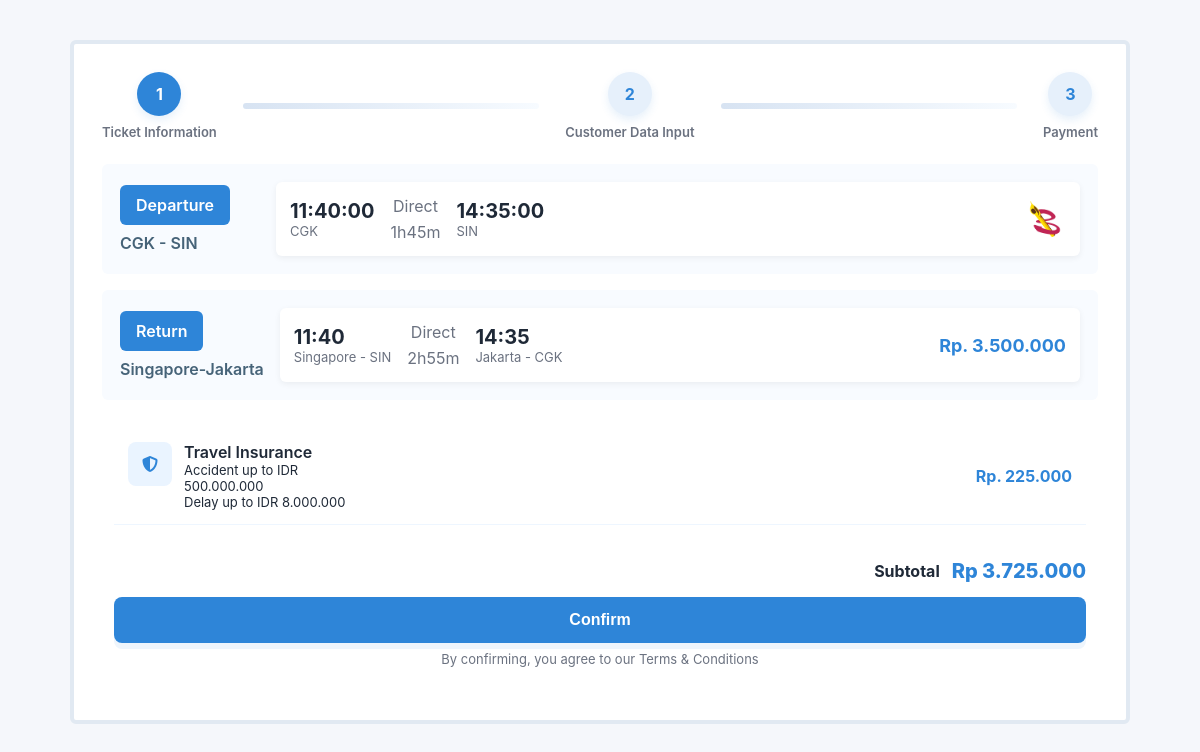
Page /pages/ticket-info.php?flight_id=1 on the committed database.
### tables this page shows
CREATE TABLE `flights` (
  `flight_id` int NOT NULL,
  `airline` varchar(100) DEFAULT NULL,
  `airline_logo` varchar(255) DEFAULT NULL,
  `departure_airport` varchar(20) NOT NULL,
  `departure_airport_name` varchar(100) DEFAULT NULL,
  `departure_city` varchar(100) DEFAULT NULL,
  `departure_time` time NOT NULL,
  `arrival_airport` varchar(20) NOT NULL,
  `arrival_airport_name` varchar(100) DEFAULT NULL,
  `arrival_city` varchar(100) DEFAULT NULL,
  `arrival_time` time NOT NULL,
  `flight_date` date DEFAULT NULL,
  `flight_code` varchar(20) DEFAULT NULL,
  `flight_class` varchar(50) DEFAULT NULL,
  `baggage_weight` int DEFAULT '0',
  `cabin_baggage_weight` int DEFAULT '0',
  `duration` varchar(20) DEFAULT NULL,
  `price` int NOT NULL,
  `available_seats` int NOT NULL DEFAULT '150'
);

### pages/ticket-info.php (the view, shortened to what this page needs)
<?php
include __DIR__ . "/../backend/config/db-connection.php";
$db = null;
if (isset($connection)) $db = $connection;
elseif (isset($conn)) $db = $conn;
else {
    die("Database connection not found. Check db-connection.php path and variable name.");
}
$flight_id = intval($_GET['flight_id']);
$stmt = $db->prepare("SELECT * FROM flights WHERE flight_id = ?");
$stmt->bind_param("i", $flight_id);
$stmt->execute();
$result = $stmt->get_result();
$flight = $result->fetch_assoc();
$insurance = 225000;
$price = isset($flight['price']) ? (int)$flight['price'] : 0;
$total_price = $price + $insurance;
function e($v) { return htmlspecialchars($v ?? '', ENT_QUOTES|ENT_SUBSTITUTE, 'UTF-8'); }
?>
<!DOCTYPE html>
<html lang="en">
<head>
    <link rel="stylesheet" href="/styles/ticket-info.css" />
    <link rel="stylesheet" href="https://cdnjs.cloudflare.com/ajax/libs/font-awesome/6.4.0/css/all.min.css">
</head>
<body>
  <main class="ticket-info-container">
    <div class="outer-panel">
      <div class="ticket-header" style="text-align:center; margin-bottom:24px;">
        <div class="progress-steps">
          <div class="step"><div class="step-number active">1</div><div class="step-text">Ticket Information</div></div>
          <div class="step-line"></div>
          <div class="step"><div class="step-number">2</div><div class="step-text">Customer Data Input</div></div>
          <div class="step-line"></div>
          <div class="step"><div class="step-number">3</div><div class="step-text">Payment</div></div>
        </div>
      </div>
      <div class="flight-row">
        <div style="display:flex; gap:16px; align-items:center;">
          <div class="flight-left">
            <div class="tag">Departure</div>
            <div class="route" id="route">
              <?= e($flight['departure_city'] ?? $flight['departure_airport']) ?> - <?= e($flight['arrival_city'] ?? $flight['arrival_airport']) ?>
            </div>
          </div>
          <div class="flight-right">
            <div class="times">
              <div>
                <div class="time" id="departure-time"><?= e($flight['departure_time']) ?></div>
                <div class="location" id="departure-loc">
                  <?= e(($flight['departure_city'] ? $flight['departure_city'] . ' - ' : '') . ($flight['departure_airport'] ?? '')) ?>
                </div>
              </div>
              <div style="text-align:center; color:#6b7280;">
                <div id="flight-type"><?= e($flight['flight_type'] ?? 'Direct') ?></div>
                <div style="margin-top:6px;" id="duration"><?= e($flight['duration'] ?? '') ?></div>
              </div>
              <div>
                <div class="time" id="arrival-time"><?= e($flight['arrival_time']) ?></div>
                <div class="location" id="arrival-loc">
                  <?= e(($flight['arrival_city'] ? $flight['arrival_city'] . ' - ' : '') . ($flight['arrival_airport'] ?? '')) ?>
                </div>
              </div>
            </div>
            <?php if (!empty($flight['airline_logo'])): ?>
              <img id="airline-logo" src="<?= e($flight['airline_logo']) ?>" style="height:36px;" alt="<?= e($flight['airline']) ?>">
            <?php else: ?>
              <div style="font-weight:600; margin-left:8px;"><?= e($flight['airline'] ?? '') ?></div>
            <?php endif; ?>
          </div>
        </div>
      </div>
      <div class="flight-row">
        <div style="display:flex; gap:16px; align-items:center;">
          <div class="flight-left">
            <div class="tag">Return</div>
            <div class="route">Singapore-Jakarta</div>
          </div>
          <div class="flight-right">
            <div class="times">
              <div><div class="time">11:40</div><div class="location">Singapore - SIN</div></div>
              <div style="text-align:center; color:#6b7280;"><div>Direct</div><div style="margin-top:6px;">2h55m</div></div>
              <div><div class="time">14:35</div><div class="location">Jakarta - CGK</div></div>
            </div>
            <div class="price">Rp. <?= number_format($price, 0, ',', '.') ?></div>
          </div>
        </div>
      </div>
      <div class="insurance-list">
        <div class="insurance-option">
          <div style="display:flex; gap:12px;">
            <div class="icon-box"><i class="fas fa-shield-alt"></i></div>
            <div class="insurance-details">
              <div style="font-weight:600;">Travel Insurance</div>
              <div style="font-size:13px;">Accident up to IDR 500.000.000<br>Delay up to IDR 8.000.000</div>
            </div>
          </div>
          <div style="color:#2e85d8; font-weight:700;">
            Rp. <?= number_format($insurance, 0, ',', '.') ?>
          </div>
        </div>
        <div class="subtotal-row" style="margin-top:16px;">
          <div style="font-weight:700;">Subtotal</div>
          <div id="total-price" style="font-size:20px; color:#2e85d8; font-weight:800;">
            Rp <?= number_format($total_price, 0, ',', '.') ?>
          </div>
        </div>
        <button class="confirm-button" onclick="location.href='customer-data-input.php?flight_id=<?= $flight_id ?>'">Confirm</button>
        <p style="text-align:center; font-size:13px; color:#6b7280; margin-top:8px;">
          By confirming, you agree to our <a href="#">Terms & Conditions</a>
        </p>
      </div>
    </div>
  </main>
</body>
</html>

### styles/ticket-info.css (style rules this page uses)
:root { --bg:#f5f7fb; --card:#ffffff; --ink:#1f2937; --muted:#6b7280; --brand:#384a62; --brand-2:#2a3b54; --line:#e5e7eb; --radius:18px; --shadow:0 8px 28px rgba(0,0,0,.08); }
* { box-sizing:border-box }
html,body { margin:0; font-family:Inter,system-ui,Arial,sans-serif; color:var(--ink); background:var(--bg) }
a { color:inherit;text-decoration:none }
.ticket-info-container { max-width: 1100px; margin: 40px auto; padding: 0 20px; }
.ticket-header { margin-bottom: 24px; }
.progress-steps { display:flex; justify-content:center; align-items:center; gap:18px; margin-bottom:18px; }
.progress-steps .step { display:flex; flex-direction:column; align-items:center; gap:8px; }
.progress-steps .step-number { width:44px; height:44px; border-radius:50%; background:#e6f0fb; color:#2e85d8; display:flex; align-items:center; justify-content:center; font-weight:700; box-shadow:0 4px 8px rgba(46,133,216,0.12); }
.progress-steps .step-text { font-size:13px; color:var(--muted); font-weight:600; }
.progress-steps .step-number.active { background:#2e85d8; color:#fff; }
.step-line { flex:1; height:6px; background:linear-gradient(90deg,#d7e3f2,#f7fbff); border-radius:4px; margin:0 8px; }
.confirm-button { width:100%; background:#2e85d8; color:#fff; border:none; padding:14px 18px; border-radius:8px; font-weight:700; cursor:pointer; font-size:16px; margin-top:14px; box-shadow:0 6px 0 rgba(46,133,216,0.08); }
.outer-panel { border:4px solid #e1e9f2; padding:28px; border-radius:6px; background:#fff; }
.flight-row { background:#f8fbff; padding:18px; border-radius:6px; margin-bottom:16px; }
.flight-left { min-width:140px; }
.tag { background:#2e85d8; color:#fff; padding:10px 16px; border-radius:6px; font-weight:600; display:inline-block; }
.flight-left .route { margin-top:8px; color:#466378; font-weight:600; }
.flight-right { flex:1; background:#fff; padding:14px; border-radius:6px; box-shadow:0 2px 6px rgba(0,0,0,0.06); display:flex; justify-content:space-between; align-items:center; }
.flight-right .times { display:flex; gap:16px; align-items:center; }
.time { font-weight:700; font-size:20px; }
.location { color:#6b7280; font-size:13px; }
.flight-right .price { color:#2e85d8; font-weight:700; font-size:18px; }
.insurance-list { background:#fff; padding:12px; border-radius:6px; }
.insurance-list .insurance-option { display:flex; align-items:center; justify-content:space-between; padding:14px; border-bottom:1px solid #eef6ff; }
.insurance-list .icon-box { width:44px; height:44px; background:#eaf4ff; border-radius:8px; display:flex; align-items:center; justify-content:center; color:#2e85d8; }
.insurance-list .insurance-details { max-width:75%; }
.subtotal-row { display:flex; justify-content:flex-end; align-items:center; gap:12px; padding-top:18px; }

### rows in the picture
flights: departure_airport "CGK", arrival_airport "SIN", departure_time "11:40:00", duration "1h45m", arrival_time "14:35:00", airline_logo+airline (picture), price "3.500.000", price "3.725.000"

### other values in the picture
$flight['flight_type'] "Direct"
$insurance "225.000"
